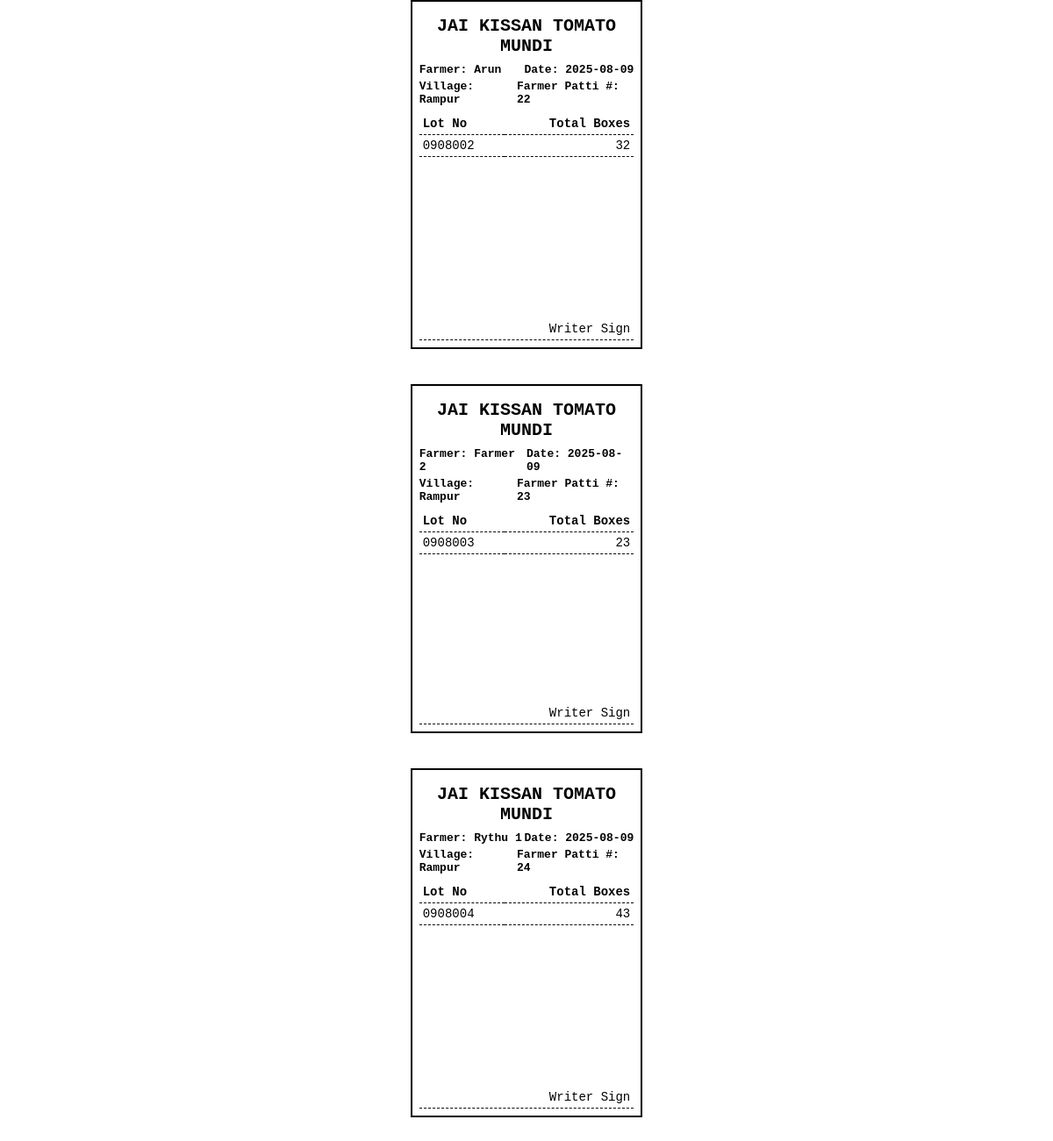
The app's page /receipt/farmer_pattis/16 with its own data.
### app/models.py (models this page shows)
class LotInfo(db.Model):
    id = db.Column(db.Integer, primary_key=True)
    driver_patti_id = db.Column(db.Integer, db.ForeignKey('driver_patti.id'))
    farmer_id = db.Column(db.Integer, db.ForeignKey('farmer.id'))
    lot_number = db.Column(db.String(50))
    jk_boxes = db.Column(db.Integer)
    other_boxes = db.Column(db.Integer)
    transport_rate = db.Column(db.Float)
    total_boxes = db.Column(db.Integer)
    transport_amount = db.Column(db.Float)
    date = db.Column(db.String(20))

class Farmer(db.Model):
    id = db.Column(db.Integer, primary_key=True)
    name = db.Column(db.String(100), nullable=False)

class DriverPatti(db.Model):
    id = db.Column(db.Integer, primary_key=True)
    driver_id = db.Column(db.Integer, db.ForeignKey('driver.id'))
    transport_rate = db.Column(db.Float)
    date = db.Column(db.String)

class Driver(db.Model):
    id = db.Column(db.Integer, primary_key=True)
    name = db.Column(db.String(100), nullable=False)
    vehicle_number = db.Column(db.String(50))
    village = db.Column(db.String(100))
    default_rate = db.Column(db.Float)

### tables this page shows
CREATE TABLE farmer_patti (
    id INTEGER PRIMARY KEY AUTOINCREMENT,
    driver_patti_id INTEGER,
    farmer_id INTEGER,
    created_at TIMESTAMP DEFAULT CURRENT_TIMESTAMP,
    UNIQUE(driver_patti_id, farmer_id)
);

### app/routes.py (the view)
@main.route("/receipt/farmer_pattis/<int:driver_patti_id>")
def farmer_patti_receipts(driver_patti_id):
    db = get_db_connection()
    cur = db.cursor()
    rows = cur.execute("""
        SELECT
            li.lot_number,
            COALESCE(li.jk_boxes, 0) AS jk_boxes,
            COALESCE(li.other_boxes, 0) AS other_boxes,
            dp.date,
            d.village,                         -- from driver table
            f.name AS farmer_name,
            f.id   AS farmer_id,
            fp.id  AS farmer_patti_id          -- from farmer_patti table
        FROM lot_info li
        JOIN driver_patti dp ON li.driver_patti_id = dp.id
        JOIN driver d       ON dp.driver_id = d.id
        JOIN farmer f       ON f.id = li.farmer_id
        LEFT JOIN farmer_patti fp
               ON fp.driver_patti_id = li.driver_patti_id
              AND fp.farmer_id       = li.farmer_id
        WHERE li.driver_patti_id = ?
        ORDER BY f.name, li.lot_number
    """, (driver_patti_id,)).fetchall()
    farmer_lots = {}
    for r in rows:
        fid = r["farmer_id"]
        if fid not in farmer_lots:
            farmer_lots[fid] = {
                "farmer_name": r["farmer_name"],
                "village": r["village"],
                "farmer_patti_id": r["farmer_patti_id"],
                "date": r["date"],
                "lots": []
            }
        farmer_lots[fid]["lots"].append(r)
    return render_template("farmer_patti_receipt.html", farmer_lots=farmer_lots)

### app/routes.py (called while the page is built)
def get_db_connection():
    conn = sqlite3.connect(DB_PATH)
    conn.row_factory = sqlite3.Row  # Allows accessing columns by name
    return conn

### app/templates/farmer_patti_receipt.html (shortened to what this page needs)
<!DOCTYPE html>
<html>
<head>
</head>
<body onload="window.print()">
  {% for group in farmer_lots.values() %}
    <div class="receipt">
      <div class="receipt-content">
        <div class="receipt-header">Jai Kissan Tomato Mundi</div>
        <div class="header-line">
          <span>Farmer: {{ group.farmer_name }}</span>
          <span>Date: {{ group.date }}</span>
        </div>
        <div class="header-line">
          <span>Village: {{ group.village }}</span>
          <span>Farmer Patti #: {{ group.farmer_patti_id }}</span>
        </div>
        <table>
          <thead>
            <tr><th>Lot No</th><th class="right">Total Boxes</th></tr>
          </thead>
          <tbody>
            {% for lot in group.lots %}
              {% set lot_total = (lot.jk_boxes or 0) + (lot.other_boxes or 0) %}
              <tr>
                <td>{{ lot.lot_number }}</td>
                <td class="right">{{ lot_total }}</td>
              </tr>
            {% endfor %}
          </tbody>
        </table>
      </div>
      <div class="signature-section">
        <br><br>
        <table>
          <tr>
            <td class="right">Writer Sign</td>
          </tr>
        </table>
      </div>
    </div>
  {% endfor %}
</body>
</html>

### app/templates/farmer_patti_receipt.html (style rules this page uses)
body { font-family: monospace; width: 70mm; margin: 0 auto; }
.receipt { page-break-after: always; margin-bottom: 40px; min-height: 10cm; display: flex; flex-direction: column; border: 2px solid black; padding: 8px; }
.receipt-header { font-size: 20px; font-weight: bold; text-align: center; margin-top: 8px; margin-bottom: 8px; text-transform: uppercase; }
.receipt-content { flex-grow: 0; }
.signature-section { margin-top: auto; }
.header-line { display: flex; justify-content: space-between; font-weight: bold; margin: 4px 0; }
table { width: 100%; border-collapse: collapse; margin-top: 8px; }
th, td { border-bottom: 1px dashed #000; padding: 4px; font-size: 14px; text-align: left; }
.right { text-align: right; }

### records on screen
LotInfo: farmer_name "Arun", date "2025-08-09", village "Rampur", farmer_patti_id "22", lot_number "0908002", lot_total "32"
LotInfo: farmer_name "Farmer 2", date "2025-08-09", village "Rampur", farmer_patti_id "23", lot_number "0908003", lot_total "23"
LotInfo: farmer_name "Rythu 1", date "2025-08-09", village "Rampur", farmer_patti_id "24", lot_number "0908004", lot_total "43"
